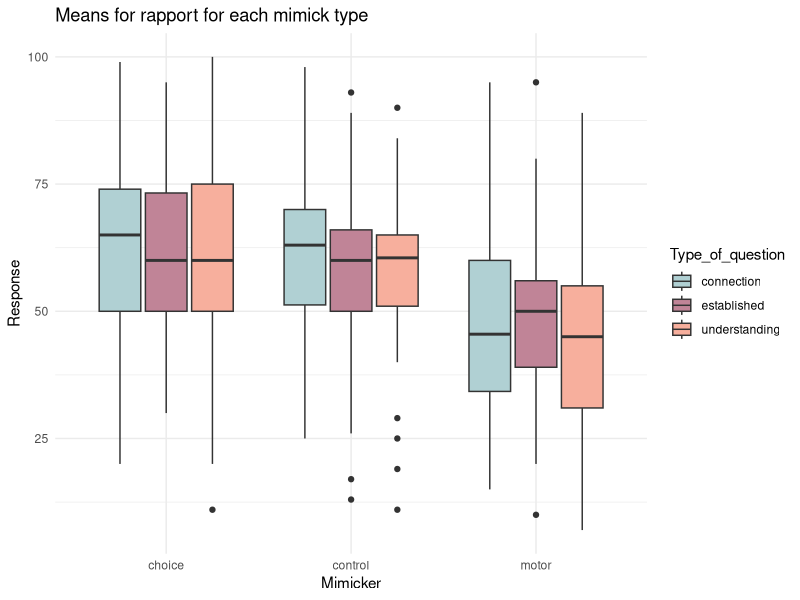
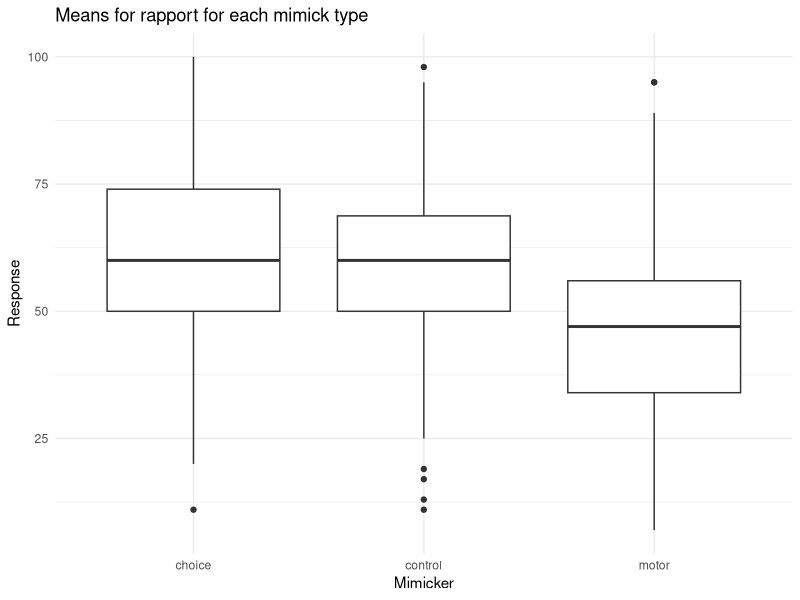

R code for these plots, in order: (Note: this script raises an error after producing the figures.)

library(tidyverse)
library(lme4)

colors_a = c('#B0D0D3', '#C08497','#F7AF9D')

groups = read_csv('groups.csv', col_names = TRUE) %>%dplyr::select(-1,-2)
groups_long = groups %>%
  dplyr::select(id, first, second, third) %>%
  pivot_longer(2:4, names_to = 'block', values_to = 'type')


# Load rapport data  ----------------
dat_rapport = read_csv('rap_data.csv')

dat_rapport2 = dat_rapport %>%
  dplyr::select('Participant_Public_ID','Question_Key','Response')
colnames(dat_rapport2) <- c('id', 'question', 'response')

dat_rapport3 <- dat_rapport2 %>%
  mutate(response = as.numeric(response)) %>%
  filter(response < 101) %>%
  separate(question, into = c('question', 'block'), -1) %>%
  mutate(block = ifelse(block == 1, 'first',
                           ifelse(block == 2, 'second', 'third'))) %>%
  mutate(Type_of_question = ifelse(str_detect(question, 'understanding'), 'understanding',
                                   ifelse(str_detect(question, 'connection'), 'connection',
                                          ifelse(str_detect(question, 'established'), 'established', 0)))) %>%
  full_join(groups_long) %>%
  na.omit() %>%
  dplyr::rename('Mimicker' = 'type') %>%
  distinct() %>%
  filter(response > 3)

write.csv(dat_rapport3, 'tidy_rapport.csv')

# Plot ------------------------
dat_rapport3 %>% 
  ggplot(aes(x = Mimicker, y = response, fill = Type_of_question)) +
  geom_boxplot() +
  scale_fill_manual(values=colors_a) +
  labs(y = 'Response', title = 'Means for rapport for each mimick type') +
  theme_minimal() 

dat_rapport3 %>% 
  ggplot(aes(x = Mimicker, y = response)) +
  geom_boxplot() +
  scale_fill_manual(values=colors_a) +
  labs(y = 'Response', title = 'Means for rapport for each mimick type') +
  theme_minimal()

mod_rapport_3 <- dat_rapport3 %>%
  group_by(id, Mimicker) %>%
  summarise(mean_resp = mean(response)) %>%
  ungroup() %>%
  filter(id != 'p1el4un1')

# analysis with type of question -----------------------
res.aov <- anova_test(data = mod_rapport_3, dv = mean_resp, within = Mimicker, wid = id)
get_anova_table(res.aov)

pwc <- mod_rapport_3 %>%
  pairwise_t_test(
    mean_resp ~ Mimicker, paired = TRUE,
    p.adjust.method = "bonferroni"
  )
pwc
# diagnostics are fine for this model check with:  plot(mod1)

# analysis without type of question
mod2 <- lm(data = dat_rapport3, response ~ Mimicker)
summary(mod2)


# blocks by order ?  ----------------------------


dat_rapport3 %>% 
  ggplot(aes(x = block, y = response, fill = Type_of_question)) +
  geom_boxplot() +
  scale_fill_manual(values=colors_a) +
  labs(y = 'Response', title = 'Means for rapport for each mimick type') +
  theme_minimal()

mod3 <- lm(data = dat_rapport3, response ~ block * Type_of_question )
summary(mod3)
# Third block is significantly different from the first one, higher rapport in third block 

dat_rapport3 %>%
  filter(block != 'third') %>%
  ggplot(aes(x = block, y = response, fill = Mimicker)) +
  geom_boxplot() +
  scale_fill_manual(values=colors_a) +
  labs(y = 'Response', title = 'Means for rapport for each mimick type') +
  theme_minimal()

dat_rapport_blocks = dat_rapport3 %>%
  filter(block != 'third')

mod3 <- lm(data = dat_rapport_blocks, response ~ block * Mimicker )
summary(mod3)
